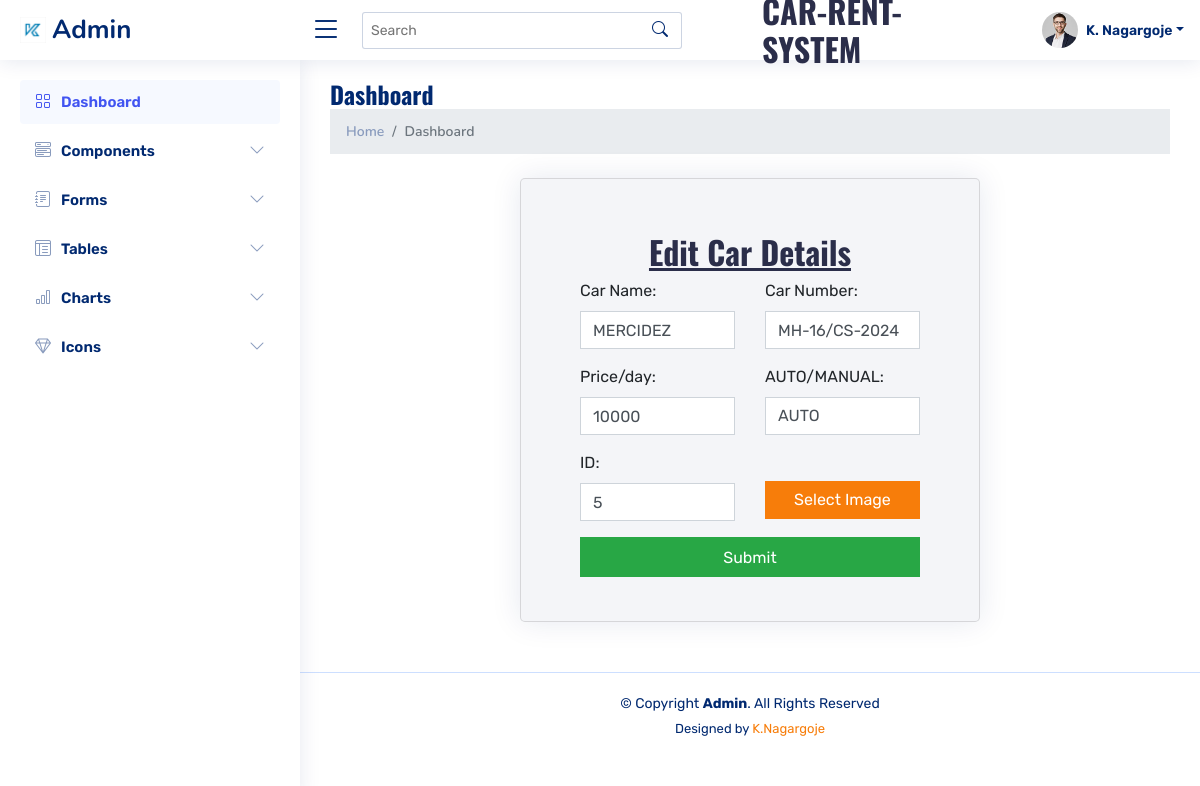
/Edit_car_details?id=5 (signed in), run on the app's committed database.
### CRMS/models.py (models this page shows)
class Register_model(models.Model):
    c_name = models.CharField(max_length=50)
    c_model = models.CharField(max_length=50)
    c_am = models.CharField(max_length=10)
    c_price = models.CharField(max_length=50)
    file = models.FileField(upload_to="media/photo", default='0')

### CRMS/views.py (the view)
# urls.py: path("Edit_car_details",views.Edit_car_details,name='Edit_car_details'),
def Edit_car_details(request):
    if request.user.is_authenticated:
        id = request.GET['id']
        data = Register_model.objects.all().filter(id=id)
        return render(request, 'Edit_car.html', {'car': data})

### templates/Edit_car.html (shortened to what this page needs)
<!DOCTYPE html>
<html lang="en">
   <head>
      <link href="/static/assets/vendor/bootstrap/css/bootstrap.min.css" rel="stylesheet">
      <link href="/static/assets/vendor/bootstrap-icons/bootstrap-icons.css" rel="stylesheet">
      <link href="/static/assets/vendor/boxicons/css/boxicons.min.css" rel="stylesheet">
      <link href="/static/assets/vendor/quill/quill.snow.css" rel="stylesheet">
      <link href="/static/assets/vendor/quill/quill.bubble.css" rel="stylesheet">
      <link href="/static/assets/vendor/remixicon/remixicon.css" rel="stylesheet">
      <link href="/static/assets/vendor/simple-datatables/style.css" rel="stylesheet">
      <link href="/static/assets/css/style.css" rel="stylesheet">
      <link href="https://cdnjs.cloudflare.com /ajax/libs/font-awesome/5.15.0/css/all.min.css" rel="stylesheet">
      <link href="/static/lib/owlcarousel/assets/owl.carousel.min.css" rel="stylesheet">
      <link href="/static/lib/tempusdominus/css/tempusdominus-bootstrap-4.min.css" rel="stylesheet" />
      <link href="/static/css/bootstrap.min.css" rel="stylesheet">
      <link href="/static/css/style.css" rel="stylesheet">
   </head>
   <body>
      <header id="header" class="header fixed-top d-flex align-items-center">
         <div class="d-flex align-items-center justify-content-between">
            <a href="#" class="logo d-flex align-items-center">
            <img src="/static/img/logo.png" alt="">
            <span class="d-none d-lg-block">Admin</span>
            </a>
            <i class="bi bi-list toggle-sidebar-btn"></i>
         </div>
         <div class="search-bar">
            <form class="search-form d-flex align-items-center" method="POST" action="#">
               <input type="text" name="query" placeholder="Search" title="Enter search keyword">
               <button type="submit" title="Search"><i class="bi bi-search"></i></button>
            </form>
         </div>
         <nav class="header-nav ms-auto">
            <ul class="d-flex align-items-center">
               <h2 style="margin:60px;">CAR-RENT-SYSTEM</h2>
               <li class="nav-item dropdown pe-3">
                  <a class="nav-link nav-profile d-flex align-items-center pe-0" href="#" data-bs-toggle="dropdown">
                  <img src="/static/assets/img/profile-img.jpg" alt="Profile" class="rounded-circle">
                  <span class="d-none d-md-block dropdown-toggle ps-2">K. Nagargoje</span>
                  </a>
               </li>
            </ul>
         </nav>
      </header>
      <aside id="sidebar" class="sidebar">
         <ul class="sidebar-nav" id="sidebar-nav">
            <li class="nav-item">
               <a class="nav-link " href="index.html">
               <i class="bi bi-grid"></i>
               <span>Dashboard</span>
               </a>
            </li>
            <li class="nav-item">
               <a class="nav-link collapsed" data-bs-target="#components-nav" data-bs-toggle="collapse" href="#">
               <i class="bi bi-menu-button-wide"></i><span>Components</span><i class="bi bi-chevron-down ms-auto"></i>
               </a>
            </li>
            <li class="nav-item">
               <a class="nav-link collapsed" data-bs-target="#forms-nav" data-bs-toggle="collapse" href="#">
               <i class="bi bi-journal-text"></i><span>Forms</span><i class="bi bi-chevron-down ms-auto"></i>
               </a>
            </li>
            <li class="nav-item">
               <a class="nav-link collapsed" data-bs-target="#tables-nav" data-bs-toggle="collapse" href="#">
               <i class="bi bi-layout-text-window-reverse"></i><span>Tables</span><i class="bi bi-chevron-down ms-auto"></i>
               </a>
            </li>
            <li class="nav-item">
               <a class="nav-link collapsed" data-bs-target="#charts-nav" data-bs-toggle="collapse" href="#">
               <i class="bi bi-bar-chart"></i><span>Charts</span><i class="bi bi-chevron-down ms-auto"></i>
               </a>
            </li>
            <li class="nav-item">
               <a class="nav-link collapsed" data-bs-target="#icons-nav" data-bs-toggle="collapse" href="#">
               <i class="bi bi-gem"></i><span>Icons</span><i class="bi bi-chevron-down ms-auto"></i>
               </a>
            </li>
         </ul>
      </aside>
      <main id="main" class="main">
         <div class="pagetitle">
            <h1>Dashboard</h1>
            <nav>
               <ol class="breadcrumb">
                  <li class="breadcrumb-item"><a href="index.html">Home</a></li>
                  <li class="breadcrumb-item active">Dashboard</li>
               </ol>
            </nav>
         </div>
         <div class="container">
            <div class="row ">
               <div class="col-lg-7 mx-auto">
                  <div class="card mt-2 mx-auto p-4 bg-light">
                     <div class="card-body bg-light">
                        <div class = "container">
                           <form id="contact-form" role="form" action="update_car_details" enctype="multipart/form-data" method="post">
                              <div class="controls">
                                 <div class="row">
                                   <h2 style="text-align:center; padding-top:10px;"><u>Edit Car Details</u></h2>
                                    <div class="col-md-6">
                                        {%for i in car%}
                                       <div class="form-group">
                                          <label for="form_name">Car Name:</label>
                                          <input id="form_name" value="{{i.c_name}}" type="text" name="c_name" class="form-control" placeholder="Enter car Name" required="required" data-error="Firstname is required.">
                                       </div>
                                    </div>
                                    <div class="col-md-6">
                                       <div class="form-group">
                                          <label for="form_lastname">Car Number:</label>
                                          <input id="form_lastname" value="{{i.c_model}}" type="text" name="c_model" class="form-control" placeholder="Car Model Year" required="required" data-error="Lastname is required.">
                                       </div>
                                    </div>
                                 </div>
                                 <div class="row">
                                    <div class="col-md-6">
                                       <div class="form-group">
                                          <label for="form_email">Price/day:</label>
                                          <input id="form_email" value="{{i.c_price}}" type="text" name="c_price" class="form-control" placeholder="Enter Average/KM" required="required" data-error="Valid email is required.">
                                       </div>
                                    </div>
                                                        <div class="col-md-6">
                                                            <div class="form-group">
                                                                <label for="form_need">AUTO/MANUAL:</label>
                                                                <select id="form_need" name="c_am" class="form-control" required="required" data-error="Please specify your need.">
                                                                    <option value="" selected disabled> {{i.c_am}} </option>
                                                                </select>
                                                            </div>
                                                        </div>
                                 </div>
                                 <div class="row">
                                    <div class="form-group col-md-6">
                                          <label for="form_name">ID:</label>
                                          <input  value="{{i.id}}" type="text" name="id" class="form-control" placeholder="Enter car Name" required="required" data-error="Firstname is required.">
                                    </div>
                                     <div class="col-md-6" style="margin-top:30px;">
                                        <label for="imageUpload" class="btn btn-primary btn-block btn-outlined">Select Image</label>
                                     </div
                                 </div>
                                  {%endfor%}
                                 <div class="col-md-12">
                                    <input type="submit" name="submit" class="btn btn-success btn-send  pt-2 btn-block
                                       " value="Submit"  >
                                 </div>
                              </div>
                           </form>
                        </div>
                     </div>
                  </div>
               </div>
            </div>
         </div>
      </main>
      <footer id="footer" class="footer">
         <div class="copyright">
            &copy; Copyright <strong><span>Admin</span></strong>. All Rights Reserved
         </div>
         <div class="credits">
            Designed by <a href="https://bootstrapmade.com/">K.Nagargoje</a>
         </div>
      </footer>
   </body>
</html>

### static/assets/css/style.css (style rules this page uses)
:root { scroll-behavior: smooth; }
body { font-family: "Open Sans", sans-serif; background: #f6f9ff; color: #444444; }
a { color: #4154f1; text-decoration: none; }
h1, h2, h3, h4, h5, h6 { font-family: "Nunito", sans-serif; }
#main { margin-top: 60px; padding: 20px 30px; transition: all 0.3s; }
.pagetitle { margin-bottom: 10px; }
.pagetitle h1 { font-size: 24px; margin-bottom: 0; font-weight: 600; color: #012970; }
.card { margin-bottom: 30px; border: none; border-radius: 5px; box-shadow: 0px 0 30px rgba(1, 41, 112, 0.1); }
.card-body { padding: 0 20px 20px 20px; }
.breadcrumb { font-size: 14px; font-family: "Nunito", sans-serif; color: #899bbd; font-weight: 600; }
.breadcrumb a { color: #899bbd; transition: 0.3s; }
.breadcrumb .breadcrumb-item::before { color: #899bbd; }
.breadcrumb .active { color: #51678f; font-weight: 600; }
.logo { line-height: 1; }
@media (min-width: 1200px) { .logo { width: 280px; } }
.logo img { max-height: 26px; margin-right: 6px; }
.logo span { font-size: 26px; font-weight: 700; color: #012970; font-family: "Nunito", sans-serif; }
.header { transition: all 0.5s; z-index: 997; height: 60px; box-shadow: 0px 2px 20px rgba(1, 41, 112, 0.1); background-color: #fff; padding-left: 20px; }
.header .toggle-sidebar-btn { font-size: 32px; padding-left: 10px; cursor: pointer; color: #012970; }
.header .search-bar { min-width: 360px; padding: 0 20px; }
.header .search-form { width: 100%; }
.header .search-form input { border: 0; font-size: 14px; color: #012970; border: 1px solid rgba(1, 41, 112, 0.2); padding: 7px 38px 7px 8px; border-radius: 3px; transition: 0.3s; width: 100%; }
.header .search-form button { border: 0; padding: 0; margin-left: -30px; background: none; }
.header .search-form button i { color: #012970; }
.header-nav ul { list-style: none; }
.header-nav>ul { margin: 0; padding: 0; }
.header-nav .nav-profile { color: #012970; }
.header-nav .nav-profile img { max-height: 36px; }
.header-nav .nav-profile span { font-size: 14px; font-weight: 600; }
.sidebar { position: fixed; top: 60px; left: 0; bottom: 0; width: 300px; z-index: 996; transition: all 0.3s; padding: 20px; overflow-y: auto; scrollbar-width: thin; scrollbar-color: #aab7cf transparent; box-shadow: 0px 0px 20px rgba(1, 41, 112, 0.1); background-color: #fff; }
@media (min-width: 1200px) { #main, #footer { margin-left: 300px; } }
.sidebar-nav { padding: 0; margin: 0; list-style: none; }
.sidebar-nav li { padding: 0; margin: 0; list-style: none; }
.sidebar-nav .nav-item { margin-bottom: 5px; }
.sidebar-nav .nav-link { display: flex; align-items: center; font-size: 15px; font-weight: 600; color: #4154f1; transition: 0.3; background: #f6f9ff; padding: 10px 15px; border-radius: 4px; }
.sidebar-nav .nav-link i { font-size: 16px; margin-right: 10px; color: #4154f1; }
.sidebar-nav .nav-link.collapsed { color: #012970; background: #fff; }
.sidebar-nav .nav-link.collapsed i { color: #899bbd; }
.sidebar-nav .nav-link .bi-chevron-down { margin-right: 0; transition: transform 0.2s ease-in-out; }
.footer { padding: 20px 0; font-size: 14px; transition: all 0.3s; border-top: 1px solid #cddfff; }
.footer .copyright { text-align: center; color: #012970; }
.footer .credits { padding-top: 5px; text-align: center; font-size: 13px; color: #012970; }

### static/css/style.css (style rules this page uses)
:root { --primary: #F77D0A; --secondary: #2B2E4A; --light: #F4F5F8; --dark: #1C1E32; }
h1, h2, .font-weight-bold { font-weight: 700 !important; }

### data on the page
Register_model: c_name "MERCIDEZ", c_model "MH-16/CS-2024", c_price "10000", c_am "AUTO", id "5"
